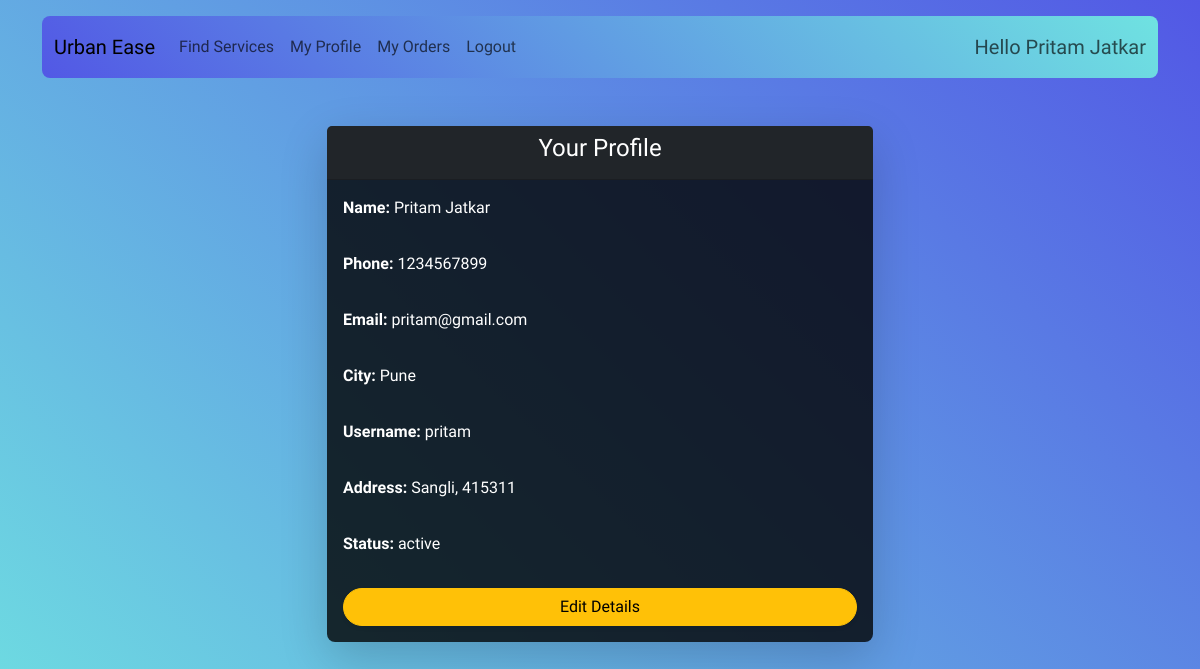
Before: /customer/profile (signed in) with the older database file.
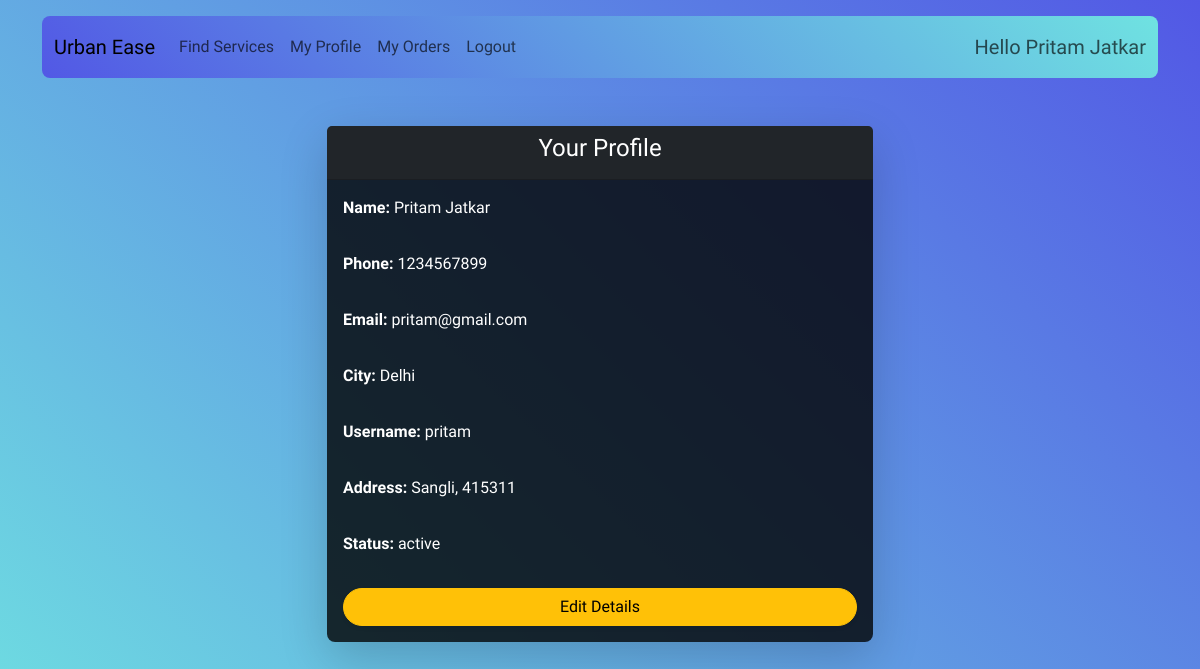
After: the same page with the newer database file.
### application/model.py (models this page shows)
class Customer(db.Model):
    id = db.Column(db.Integer, primary_key=True)
    name = db.Column(db.String(80), nullable=False)
    phone = db.Column(db.String(80), nullable=False)
    city = db.Column(db.String(80), nullable=False)
    address = db.Column(db.String(200), nullable=False)
    status = db.Column(db.String(80), nullable=False)  # ('active', 'inactive')
    user_id = db.Column(db.Integer, db.ForeignKey('user.id'), nullable=False)
    service_requests = db.relationship('ServiceRequest', backref='customer', lazy=True)

### application/routes.py (the view)
@app.route('/customer/profile')
@login_required
def customer_profile():
    Customer_id = session.get('user_id')
    customer = Customer.query.filter_by(user_id=Customer_id).first()
    return render_template('customer_profile.html', customer=customer)

### application/model.py (called while the page is built)
    @property
    def is_active(self):
        if self.role == 'customer':
            return self.customer_det.status == 'active'
        elif self.role == 'service_professional':
            return self.service_professional_det.status == 'approved'
        elif self.role == 'admin':
            return True
        return False  # For any other role, return False or handle accordingly

### application/routes.py (called while the page is built)
@login_manager.user_loader
def load_user(user_id):
    return User.query.get(int(user_id))

### templates/customer_profile.html (shortened to what this page needs)
{% extends 'base.html' %}
{% block content %}
<div class="row mt-4 justify-content-center">
    <div class="col-md-8 col-lg-6">
        <div class="card shadow-lg rounded-3" style="background-color: rgba(0, 0, 0, 0.8); border: none;">
            <div class="card-header text-center bg-dark text-white">
                <h4>Your Profile</h4>
            </div>
            <div class="card-body text-white">
                <div class="row">
                    <div class="col-12 mb-3">
                        <p><strong>Name:</strong> {{ customer.name }}</p>
                    </div>
                    <div class="col-12 mb-3">
                        <p><strong>Phone:</strong> {{ customer.phone }}</p>
                    </div>
                    <div class="col-12 mb-3">
                        <p><strong>Email:</strong> {{ customer.user.email }}</p>
                    </div>
                    <div class="col-12 mb-3">
                        <p><strong>City:</strong> {{ customer.city }}</p>
                    </div>
                    <div class="col-12 mb-3">
                        <p><strong>Username:</strong> {{ customer.user.username }}</p>
                    </div>
                    <div class="col-12 mb-3">
                        <p><strong>Address:</strong> {{ customer.address }}</p>
                    </div>
                    <div class="col-12 mb-3">
                        <p><strong>Status:</strong> {{ customer.status }}</p>
                    </div>
                </div>
                <button type="button" class="btn btn-warning w-100 rounded-pill shadow-sm" data-bs-toggle="modal" data-bs-target="#editCustomerModal">
                    Edit Details
                </button>
            </div>
        </div>
    </div>
</div>
{% endblock %}

### templates/navbar.html (shortened to what this page needs)
<nav class="navbar navbar-expand-lg custom-bg2 rounded-3 navbar-expand-hover">
  <div class="container-fluid">
    <a class="navbar-brand" href="/">Urban Ease</a>
    <div class="collapse navbar-collapse" id="navbarNavDropdown">
      <ul class="navbar-nav me-auto mb-2 mb-lg-0">
        {% if not session['role'] %}
        <li class="nav-item dropdown">
          <a class="nav-link dropdown-toggle" href="#" id="navbarDropdown" role="button" data-bs-toggle="dropdown" aria-expanded="false">
            Register
          </a>
          <ul class="dropdown-menu" aria-labelledby="navbarDropdown">
            <li><a class="dropdown-item" href="{{ url_for('registercustomer') }}">As a Customer</a></li>
            <li><a class="dropdown-item" href="{{ url_for('registerserviceprofessional') }}">As a Service Professional</a></li>
          </ul>
        </li>
        <li class="nav-item">
          <a class="nav-link " href="{{ url_for('Login') }}">Login</a>
        </li>
        {% elif session['role'] == 'customer' %}
        <li class="nav-item">
          <a class="nav-link" href="{{ url_for('customer_dashboard') }}">Find Services</a>
        </li>
        <li class="nav-item">
          <a class="nav-link" href="{{ url_for('customer_profile') }}">My Profile</a>
        </li>
        <li class="nav-item">
          <a class="nav-link" href="{{ url_for('customer_orders') }}">My Orders</a>
        </li>
        {%endif%}
        {% if session['role'] %}
        <li class="nav-item">
          <a class="nav-link" href="{{ url_for('logout') }}">Logout</a>
        </li>
        {% endif %}
      </ul>
      {%if session['role']%}
      <span class="navbar-text fs-5">
        Hello {{session.get('name')}}
      </span>
      {%endif%}
    </div>
  </div>
</nav>

Changed rows visible on the page:
changed Customer "Pritam Jatkar": city "Pune" → "Delhi"
